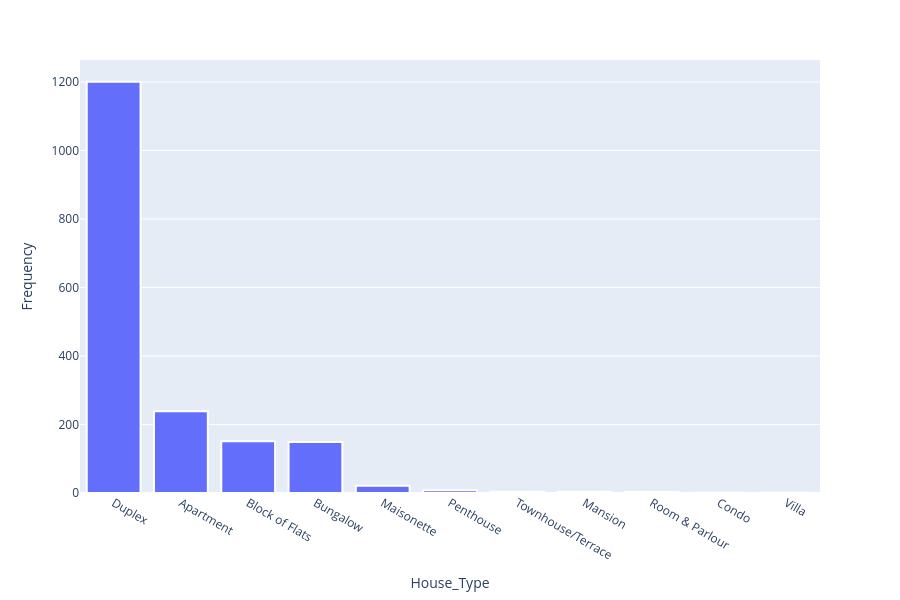

The code cell stored with this chart in its notebook:
### Code cell
property_prices = df["house_type"].value_counts()
fig2 = px.histogram(
    x=property_prices.index,
    y=property_prices.values,
)
fig2.update_layout(
    xaxis_title='House_Type',
    yaxis_title='Frequency',
    height=600
)
fig2.update_traces(
marker_line_color="white",
marker_line_width=2
)
fig2.show()

### Figure 1 — Plotly figure (JSON) as saved in the notebook; plotly's stock layout.template omitted (floating-point values rounded to 4 significant figures)
{"data": [{"bingroup": "x", "histfunc": "sum", "hovertemplate": "x=%{x}<br>sum of y=%{y}<extra></extra>", "legendgroup": "", "marker": {"color": "#636efa", "line": {"color": "white", "width": 2}, "pattern": {"shape": ""}}, "name": "", "orientation": "v", "showlegend": false, "type": "histogram", "x": ["Duplex", "Apartment", "Block of Flats", "Bungalow", "Maisonette", "Penthouse", "Townhouse/Terrace", "Mansion", "Room & Parlour", "Condo", "Villa"], "xaxis": "x", "y": [1201, 239, 151, 149, 21, 8, 4, 4, 3, 1, 1], "yaxis": "y"}], "layout": {"barmode": "relative", "height": 600, "legend": {"tracegroupgap": 0}, "margin": {"t": 60}, "xaxis": {"anchor": "y", "domain": [0, 1], "title": {"text": "House_Type"}}, "yaxis": {"anchor": "x", "domain": [0, 1], "title": {"text": "Frequency"}}}}
